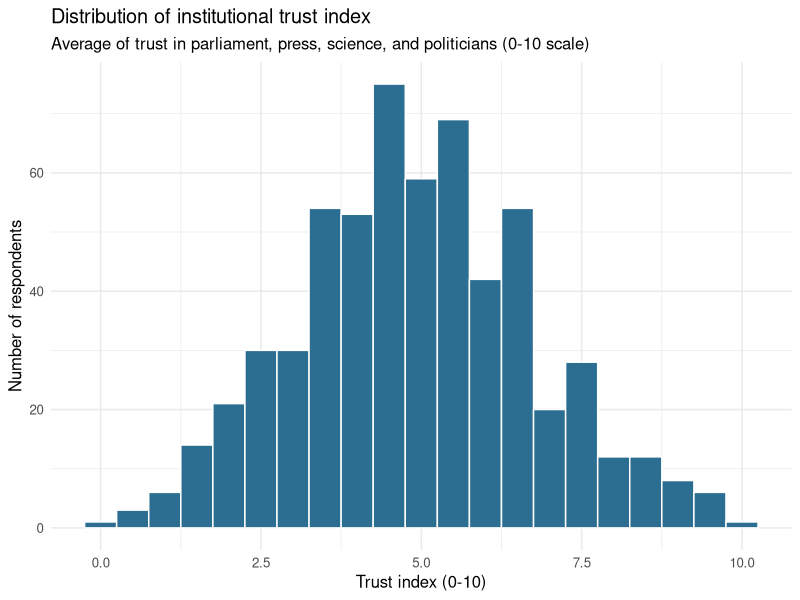
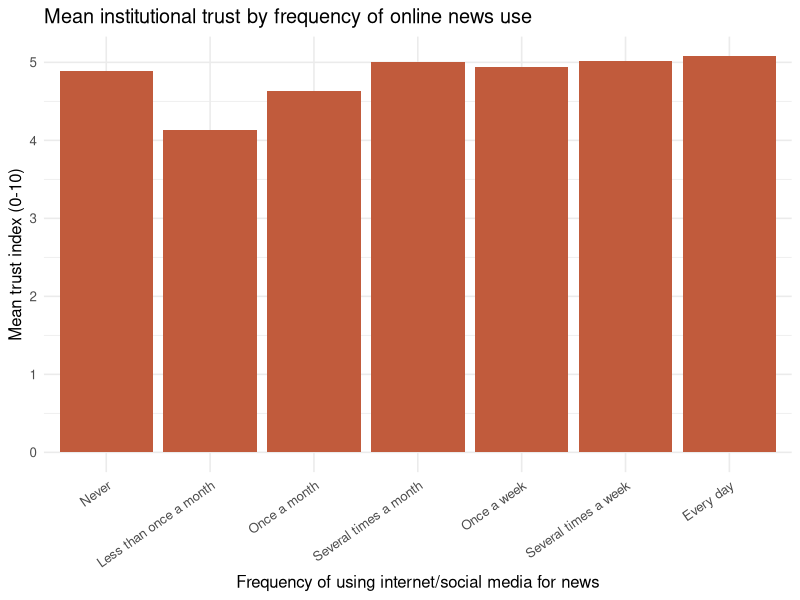

R code for these plots, in order:
## ---- chunk 1
knitr::opts_chunk$set(echo = TRUE, message = FALSE, warning = FALSE)
library(dplyr)
library(tidyr)
library(ggplot2)
library(scales)
## ---- chunk 2
raw <- read.csv("raw_survey_export.csv", stringsAsFactors = FALSE)
str(raw)
## ---- chunk 3
head(raw, 5)
## ---- chunk 4
clean <- raw %>%
  distinct(resp_id, .keep_all = TRUE) %>%     # drop duplicate respondents
  filter(!is.na(country))                     # drop rows with no country recorded

cat("Rows after de-duplication:", nrow(clean), "\n")
## ---- chunk 5
clean <- clean %>%
  mutate(
    education = trimws(tolower(education)),
    education = na_if(education, "na"),
    education = na_if(education, ""),
    education = recode(education,
                        "phd" = "tertiary"),   # fold PhD into tertiary for this analysis
    education = factor(education,
                        levels = c("primary", "secondary", "tertiary"),
                        ordered = TRUE)
  )

table(clean$education, useNA = "ifany")
## ---- chunk 6
clean <- clean %>%
  mutate(
    net_use_news = na_if(net_use_news, "98"),
    net_use_news = na_if(net_use_news, "99"),
    net_use_news = factor(net_use_news,
      levels = c("Never", "Less than once a month", "Once a month",
                 "Several times a month", "Once a week",
                 "Several times a week", "Every day"),
      ordered = TRUE)
  )

table(clean$net_use_news, useNA = "ifany")
## ---- chunk 7
trust_vars <- c("trust_parliament", "trust_press", "trust_science", "trust_politicians")

clean <- clean %>%
  mutate(across(all_of(trust_vars), as.character)) %>%
  mutate(across(all_of(trust_vars), ~ na_if(.x, ""))) %>%
  mutate(across(all_of(trust_vars), ~ suppressWarnings(as.numeric(.x)))) %>%
  mutate(across(all_of(trust_vars), ~ ifelse(.x %in% c(98, 99), NA, .x)))

summary(clean[trust_vars])
## ---- chunk 8
clean <- clean %>%
  rowwise() %>%
  mutate(trust_index = mean(c_across(all_of(trust_vars)), na.rm = TRUE)) %>%
  ungroup() %>%
  mutate(trust_index = ifelse(is.nan(trust_index), NA, trust_index))

summary(clean$trust_index)
## ---- chunk 9
clean %>%
  count(country) %>%
  arrange(desc(n))
## ---- chunk 10
clean %>%
  filter(!is.na(education)) %>%
  count(education) %>%
  mutate(pct = percent(n / sum(n)))
## ---- chunk 11
ggplot(clean %>% filter(!is.na(trust_index)), aes(x = trust_index)) +
  geom_histogram(binwidth = 0.5, fill = "#2c6e91", color = "white") +
  labs(title = "Distribution of institutional trust index",
       subtitle = "Average of trust in parliament, press, science, and politicians (0-10 scale)",
       x = "Trust index (0-10)", y = "Number of respondents") +
  theme_minimal(base_size = 12)
## ---- chunk 12
by_netuse <- clean %>%
  filter(!is.na(net_use_news), !is.na(trust_index)) %>%
  group_by(net_use_news) %>%
  summarise(
    mean_trust = mean(trust_index, na.rm = TRUE),
    n = n(),
    .groups = "drop"
  )

by_netuse
## ---- chunk 13
ggplot(by_netuse, aes(x = net_use_news, y = mean_trust)) +
  geom_col(fill = "#c15b3c") +
  labs(title = "Mean institutional trust by frequency of online news use",
       x = "Frequency of using internet/social media for news",
       y = "Mean trust index (0-10)") +
  theme_minimal(base_size = 12) +
  theme(axis.text.x = element_text(angle = 35, hjust = 1))
## ---- chunk 14
clean %>%
  filter(!is.na(education), !is.na(trust_index)) %>%
  group_by(education) %>%
  summarise(mean_trust = mean(trust_index), sd_trust = sd(trust_index), n = n(),
            .groups = "drop")
## ---- chunk 15
write.csv(clean, "clean_survey_data.csv", row.names = FALSE)
